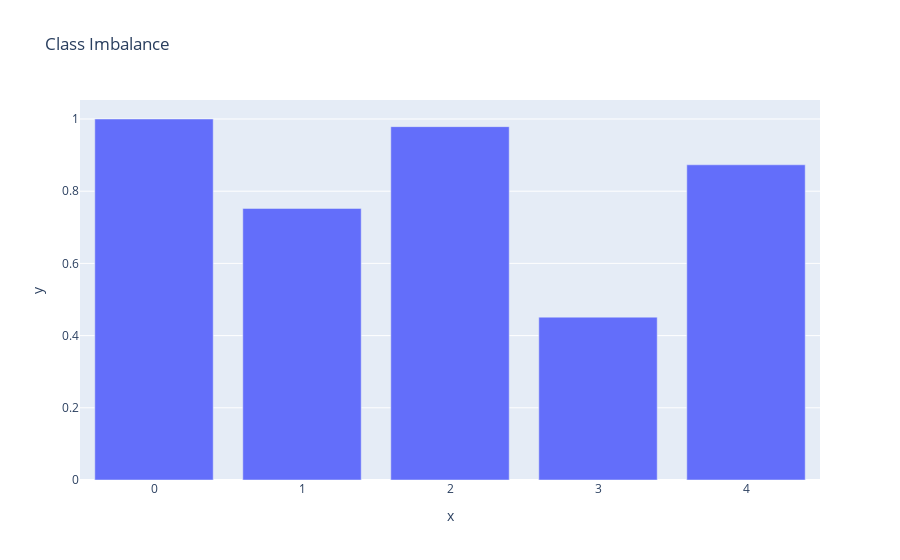

This figure's notebook cell:
### Code cell
px.bar(x=training_data['Topic'].value_counts().index, y=training_data['Topic'].value_counts().values/max(training_data['Topic'].value_counts().values), title='Class Imbalance')

### Figure 1 — Plotly figure (JSON) as saved in the notebook; plotly's stock layout.template omitted (floating-point values rounded to 4 significant figures)
{"data": [{"alignmentgroup": "True", "hovertemplate": "x=%{x}<br>y=%{y}<extra></extra>", "legendgroup": "", "marker": {"color": "#636efa", "pattern": {"shape": ""}}, "name": "", "offsetgroup": "", "orientation": "v", "showlegend": false, "textposition": "auto", "type": "bar", "x": [0, 2, 4, 1, 3], "xaxis": "x", "y": [1, 0.9788, 0.8732, 0.7523, 0.4511], "yaxis": "y"}], "layout": {"barmode": "relative", "legend": {"tracegroupgap": 0}, "title": {"text": "Class Imbalance"}, "xaxis": {"anchor": "y", "domain": [0, 1], "title": {"text": "x"}}, "yaxis": {"anchor": "x", "domain": [0, 1], "title": {"text": "y"}}}}
